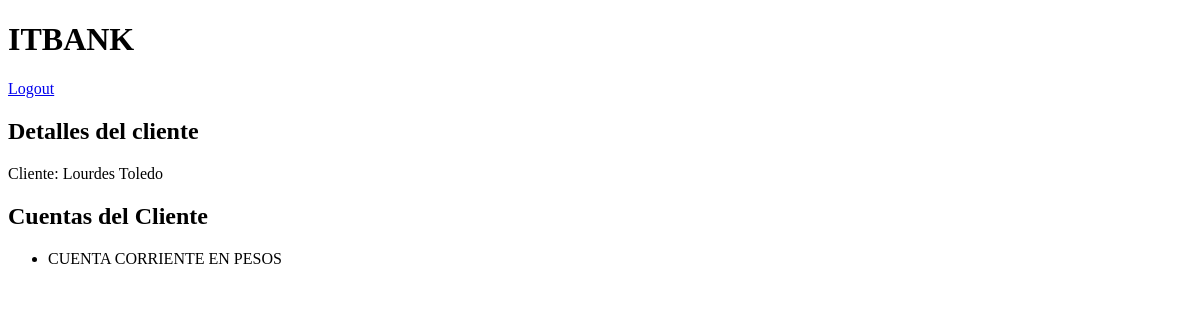
/bank_accounts/list/2/ (signed in), run on an earlier commit of the app's database.
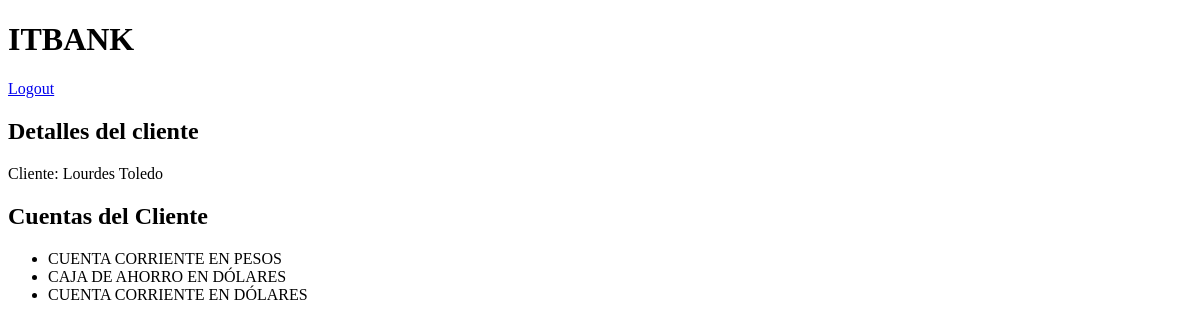
And on a later commit of the database.
### clientes/models.py (models this page shows, shortened)
class Cliente(models.Model):
    user = models.OneToOneField(User, on_delete=models.CASCADE)
    nombre = models.CharField(max_length=100)
    apellido = models.CharField(max_length=100)
    dni = models.DecimalField(max_digits=8, decimal_places=0)
    fecha_nacimiento = models.DateTimeField()
    banco = models.ForeignKey(Banco, on_delete=models.CASCADE)
    tipo_cliente = models.CharField(max_length=10, default="CLASSIC", choices=(('BLACK', 'BLACK'), ('GOLD','GOLD'), ('CLASSIC', 'CLASSIC')))

### cuentas/models.py (models this page shows, shortened)
class Cuenta(models.Model):
    cliente = models.ForeignKey(Cliente, on_delete=models.PROTECT)
    balance = models.DecimalField(max_digits=10, decimal_places=2)
    iban = models.CharField(max_length=100)
    tipo = models.CharField(max_length=50, default='CUENTA CORRIENTE EN PESOS', choices=(('CUENTA CORRIENTE EN PESOS', 'CUENTA CORRIENTE EN PESOS'), ('CUENTA CORRIENTE EN DÓLARES','CUENTA CORRIENTE EN DÓLARES'), ('CAJA DE AHORRO EN PESOS', 'CAJA DE AHORRO EN PESOS'), ('CAJA DE AHORRO EN DÓLARES', 'CAJA DE AHORRO EN DÓLARES'), ('CUENTA INVERSIÓN', 'CUENTA INVERSIÓN')))

### cuentas/views.py (the view)
# urls.py: path('list/<int:cliente_id>/', list_client_accounts, name='list_client_accounts'),
@login_required
def list_client_accounts(request, cliente_id):
    cliente = get_object_or_404(Cliente, id=cliente_id)
    cuentas = Cuenta.objects.filter(cliente=cliente)
    return render(request, 'list_client_accounts.html', {'cliente': cliente, 'cuentas': cuentas})

### cuentas/templates/list_client_accounts.html
{% extends 'base.html' %}
{% block content %}
    <h2>Detalles del cliente</h2>
    <p>Cliente: {{cliente.nombre}} {{cliente.apellido}}</p>
    <h2>Cuentas del Cliente</h2>
    <ul>
        {% for cuenta in cuentas %}
            <li>{{ cuenta.tipo }}</li>
        {% endfor %}
    </ul>
{% endblock %}

### homebanking/templates/base.html (shortened to what this page needs)
<!DOCTYPE html>
<html lang="es">
<head>
</head>
<body>
    <header>
        <h1>ITBANK</h1>
        <a href="{% url 'logout' %}">Logout</a>
    </header>
    <main>
        {% block content %}{% endblock %}
    </main>
</body>
</html>

What changed in the data, as far as the page shows it:
added Cuenta: tipo "CAJA DE AHORRO EN DÓLARES"
added Cuenta: tipo "CUENTA CORRIENTE EN DÓLARES"
